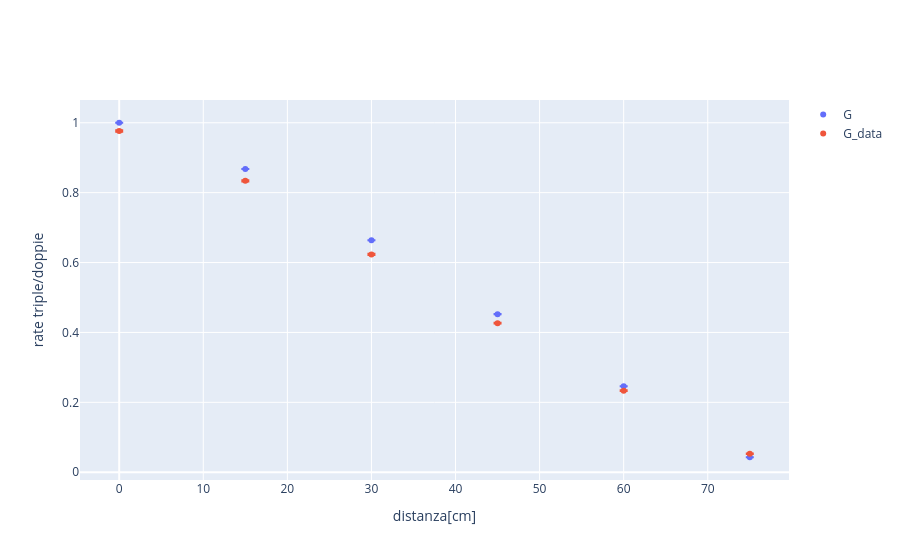

Here is the notebook cell this chart was saved with:
### Markdown cell above
# Giunone

### Code cell
tG_S = np.array(sim_G['triple'])
dG_S = np.array(sim_G['doppie'])
tG = np.array(df_G[' pgm_triple'])
dG = np.array(df_G[' pm_doppie'])

err_data = [ float(frac([tG[i], dG[i]])) for i in range(len(tG))]
err_sim = [ float(frac([tG_S[i], dG_S[i]])) for i in range(len(tG_S))]

fig = go.Figure()

fig.add_trace( go.Scatter( x = sim_G['Mx'] , y = ((sim_G['triple'])/(sim_G['doppie'])) , mode = 'markers' , name = 'G' , error_y = dict( type='data' , array=err_sim, visible = True)))

fig.add_trace( go.Scatter( x = df_G['g_distanza[cm]'] , y = ((df_G[' pgm_triple'])/(df_G[' pm_doppie'])) , mode = 'markers' , name = 'G_data' , error_y = dict( type='data' , array=err_data , visible = True)))

fig.update_xaxes( title_text = 'distanza[cm]')
fig.update_yaxes( title_text = 'rate triple/doppie')
fig.show()

### Figure 1 — Plotly figure (JSON) as saved in the notebook; plotly's stock layout.template omitted (floating-point values rounded to 4 significant figures)
{"data": [{"error_y": {"array": [0.0002515, 0.0002308, 0.0001992, 0.0001666, 0.0001327, 8.128e-05], "type": "data", "visible": true}, "mode": "markers", "name": "G", "type": "scatter", "x": [0, 15, 30, 45, 60, 75], "y": [1.0, 0.8676, 0.6637, 0.4523, 0.2461, 0.04287]}, {"error_y": {"array": [0.002063, 0.001862, 0.001587, 0.001348, 0.001066, 0.0007013], "type": "data", "visible": true}, "mode": "markers", "name": "G_data", "type": "scatter", "x": [0, 15, 30, 45, 60, 75], "y": [0.9765, 0.8338, 0.6233, 0.4266, 0.2335, 0.05311]}], "layout": {"xaxis": {"title": {"text": "distanza[cm]"}}, "yaxis": {"title": {"text": "rate triple/doppie"}}}}
